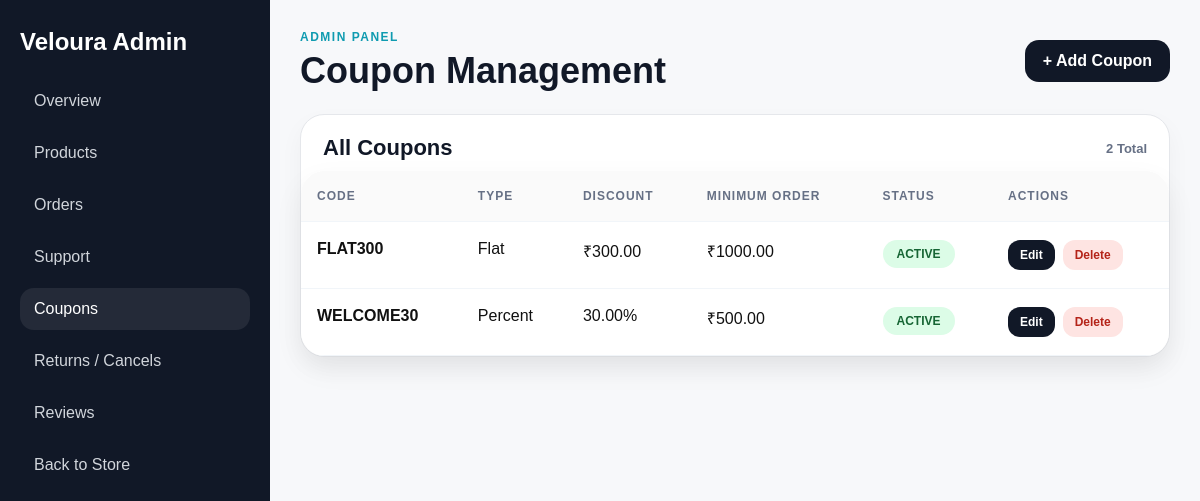
Page /dashboard/coupons/ (signed in) on the committed database.
### products/models.py (models this page shows, shortened)
class Coupon(models.Model):
    DISCOUNT_TYPE_CHOICES = [
        ('flat', 'Flat'),
        ('percent', 'Percent'),
    ]
    code = models.CharField(max_length=50, unique=True)
    discount_type = models.CharField(max_length=20, choices=DISCOUNT_TYPE_CHOICES)
    discount_value = models.DecimalField(max_digits=10, decimal_places=2)
    minimum_order_amount = models.DecimalField(max_digits=10, decimal_places=2, default=0)
    is_active = models.BooleanField(default=True)

### products/views.py (the view)
# urls.py: path('dashboard/coupons/', views.dashboard_coupons, name='dashboard_coupons'),
@login_required
def dashboard_coupons(request):
    if not request.user.is_superuser:
        return redirect('/')
    coupons = Coupon.objects.all().order_by('-id')
    context = {
        'coupons': coupons,
    }
    return render(request, 'dashboard/coupons.html', context)

### products/context_processors.py (called while the page is built)
def cart_count(request):
    cart = request.session.get('cart', {})
    total_items = sum(item['quantity'] for item in cart.values())
    return {
        'cart_count': total_items
    }

def wishlist_count(request):
    wishlist = request.session.get('wishlist', {})
    return {
        'wishlist_count': len(wishlist)
    }

### templates/dashboard/coupons.html (shortened to what this page needs)
{% load static %}
<!DOCTYPE html>
<html lang="en">
<head>
    <link rel="stylesheet" href="{% static 'style.css' %}">
</head>
<body>
<section class="dashboard-shell">
    <aside class="dashboard-sidebar">
        <h2>Veloura Admin</h2>
        <a href="{% url 'dashboard_overview' %}">Overview</a>
        <a href="{% url 'dashboard_products' %}">Products</a>
        <a href="{% url 'dashboard_orders' %}">Orders</a>
        <a href="{% url 'dashboard_support_tickets' %}">Support</a>
        <a href="{% url 'dashboard_coupons' %}" class="active">Coupons</a>
        <a href="{% url 'dashboard_order_requests' %}">Returns / Cancels</a>
        <a href="{% url 'dashboard_reviews' %}">Reviews</a>
        <a href="{% url 'home' %}">Back to Store</a>
    </aside>
    <main class="dashboard-main">
        <div class="dashboard-page-head">
            <div>
                <p class="dashboard-kicker">Admin Panel</p>
                <h1>Coupon Management</h1>
            </div>
            <a href="{% url 'dashboard_add_coupon' %}" class="dashboard-primary-link">+ Add Coupon</a>
        </div>
        <div class="dashboard-table-card">
            <div class="dashboard-card-head">
                <h3>All Coupons</h3>
                <span>{{ coupons|length }} Total</span>
            </div>
            <div class="dashboard-table-wrap">
                <table class="dashboard-table">
                    <thead>
                        <tr>
                            <th>Code</th>
                            <th>Type</th>
                            <th>Discount</th>
                            <th>Minimum Order</th>
                            <th>Status</th>
                            <th>Actions</th>
                        </tr>
                    </thead>
                    <tbody>
                        {% for coupon in coupons %}
                        <tr>
                            <td><strong>{{ coupon.code }}</strong></td>
                            <td>{{ coupon.discount_type|title }}</td>
                            <td>
                                {% if coupon.discount_type == 'percent' %}
                                    {{ coupon.discount_value }}%
                                {% else %}
                                    ₹{{ coupon.discount_value }}
                                {% endif %}
                            </td>
                            <td>₹{{ coupon.minimum_order_amount }}</td>
                            <td>
                                {% if coupon.is_active %}
                                    <span class="dashboard-status-badge delivered">Active</span>
                                {% else %}
                                    <span class="dashboard-status-badge open">Inactive</span>
                                {% endif %}
                            </td>
                            <td>
                                <div class="dashboard-action-row">
                                    <a href="{% url 'dashboard_edit_coupon' coupon.id %}" class="dashboard-action-btn">Edit</a>
                                    <a href="{% url 'dashboard_delete_coupon' coupon.id %}" class="dashboard-action-btn delete">Delete</a>
                                </div>
                            </td>
                        </tr>
                        {% empty %}
                        <tr>
                            <td colspan="6">No coupons found.</td>
                        </tr>
                        {% endfor %}
                    </tbody>
                </table>
            </div>
        </div>
    </main>
</section>
</body>
</html>

### rows in the picture
Coupon: code "FLAT300", discount_type "Flat", discount_value "300.00", minimum_order_amount "1000.00", is_active "ACTIVE"
Coupon: code "WELCOME30", discount_type "Percent", discount_value "30.00", minimum_order_amount "500.00", is_active "ACTIVE"

### other values in the picture
{{ coupons|length }} "2"
